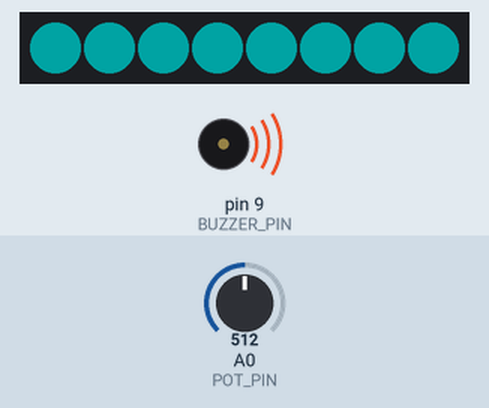
Recording of a sketch running on a simulated Arduino Uno, built with avr-gcc and run on an emulated ATmega328P. Parts: 8 RGB LEDs in strip order, left to right, buzzer (waves = sounding). Inputs (shaded band) come from the test bench; at power-on: A0 (POT_PIN) = 512. Dim RGB values are drawn brighter than linear.

Above: at 1.2 s.
1.3 s: A0 (POT_PIN) set to 716
At 2.2 s:
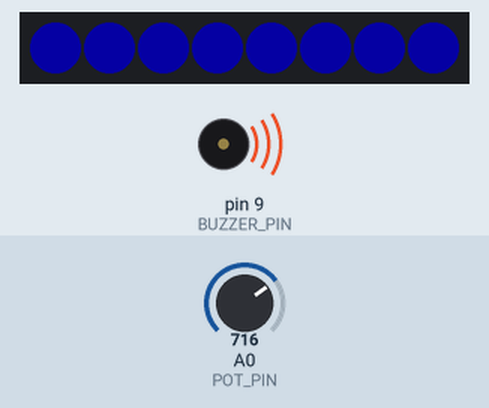
2.8 s: A0 (POT_PIN) set to 900
At 3.4 s:
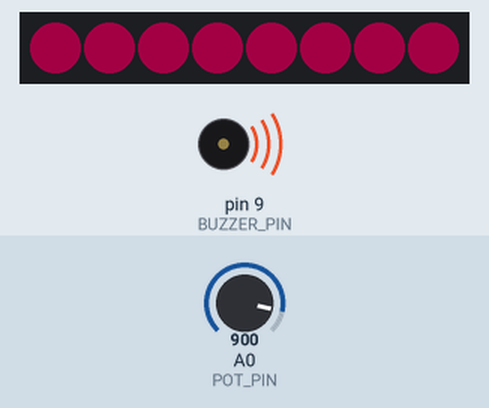
4.3 s: A0 (POT_PIN) set to 306
At 4.7 s:
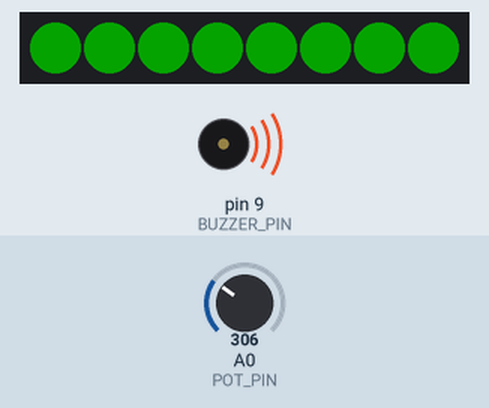
5.8 s: A0 (POT_PIN) set to 511
At 7.1 s:
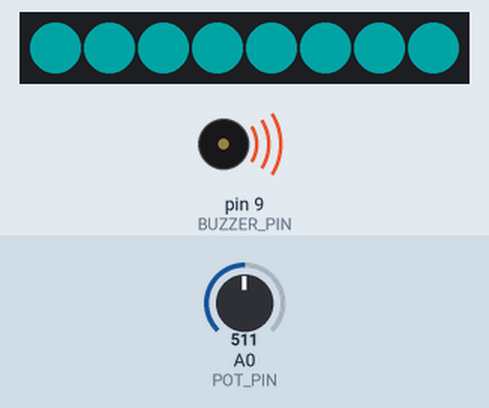
Timing chart, 0 to 8.3 s (numbered marks = the images above; inputs shaded):
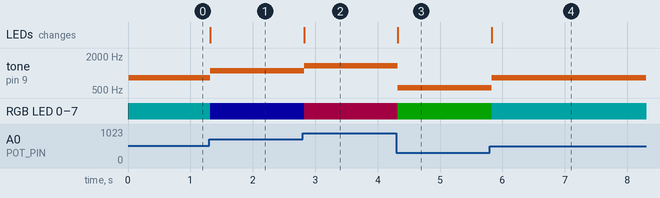

The sketch:

Day-6-Arduino-NeoPixel-Rainbow-Sweep.ino
```cpp
  // SOURCE CODE (C++)
  #include <Adafruit_NeoPixel.h>


  #define PIN 6         // Data pin connected to DI
  #define NUMPIXELS 8   // 8 LEDs on your straight module
  #define POT_PIN A0    // Potentiometer center pin
  #define BUZZER_PIN 9  // Audio pin connected to buzzer


  Adafruit_NeoPixel strip(NUMPIXELS, PIN, NEO_GRB + NEO_KHZ800);


  void setup() {
    strip.begin();
    strip.show();  // Initialize all pixels to 'off'
    pinMode(BUZZER_PIN, OUTPUT);
  }


  void loop() {
    int potVal = analogRead(POT_PIN);  // Read dial (0 to 1023)

    // 1. Map color spectrum (0-65535)
    int hue = map(potVal, 0, 1023, 0, 65535);

    // 2. Map audio frequencies (Low 150Hz to Laser 1500Hz)
    int frequency = map(potVal, 0, 1023, 150, 1500);


    for (int i = 0; i < NUMPIXELS; i++) {
      strip.setPixelColor(i, strip.gamma32(strip.ColorHSV(hue, 255, 120)));
    }
    strip.show();

    // Generates the smooth sweeping synth frequency tone
    tone(BUZZER_PIN, frequency);

    delay(15);  // Smooth rendering delay
  }
```

Measured:
- after the input at 1.3 s, tone on pin 9 (BUZZER_PIN): 825 Hz → 1094 Hz at once; RGB LED 0–7: RGB(0, 36, 36) → RGB(1, 0, 36) at once; the LEDs: change at once (image 1)
- after the input at 2.8 s, tone on pin 9 (BUZZER_PIN): 1094 Hz → 1337 Hz at once; RGB LED 0–7: RGB(1, 0, 36) → RGB(36, 0, 15) at once; the LEDs: change at once (image 2)
- after the input at 4.3 s, tone on pin 9 (BUZZER_PIN): 1337 Hz → 553 Hz at once; RGB LED 0–7: RGB(36, 0, 15) → RGB(1, 36, 0) at once; the LEDs: change at once (image 3)
- after the input at 5.8 s, tone on pin 9 (BUZZER_PIN): 553 Hz → 824 Hz at once; RGB LED 0–7: RGB(1, 36, 0) → RGB(0, 36, 36) at once; the LEDs: change at once (image 4)
